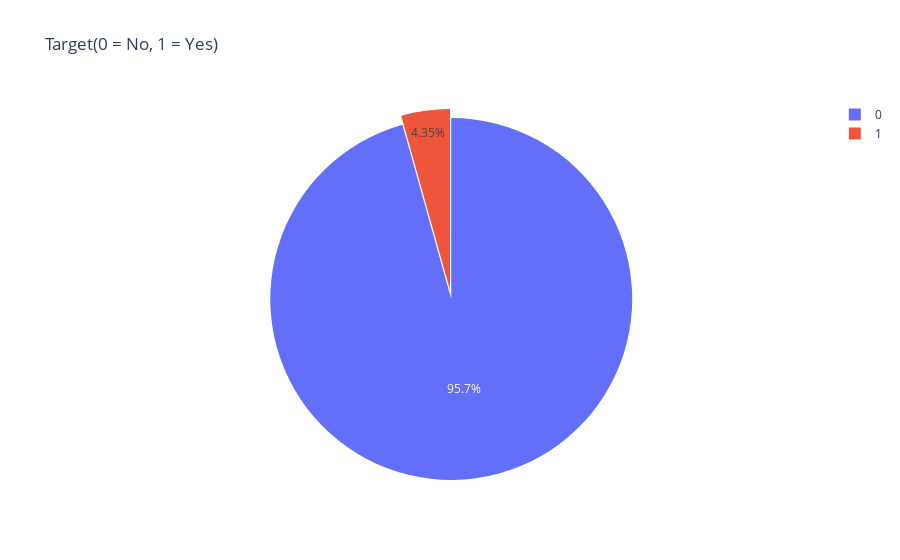

Source (notebook cell):
### Code cell
col = "Type"
grouped = df_apps[col].value_counts().reset_index()
grouped = grouped.rename(columns = {col : "count", "index" : col})

trace = go.Pie(labels=grouped[col], values=grouped['count'], pull=[0.05, 0])
layout = {'title': 'Target(0 = No, 1 = Yes)'}
fig = go.Figure(data = [trace], layout = layout)
iplot(fig)

### Figure 1 — Plotly figure (JSON) as saved in the notebook; plotly's stock layout.template omitted (floating-point values rounded to 4 significant figures)
{"data": [{"labels": [0, 1], "pull": [0.05, 0], "values": [255424, 11606], "type": "pie"}], "layout": {"title": {"text": "Target(0 = No, 1 = Yes)"}, "autosize": true}}
